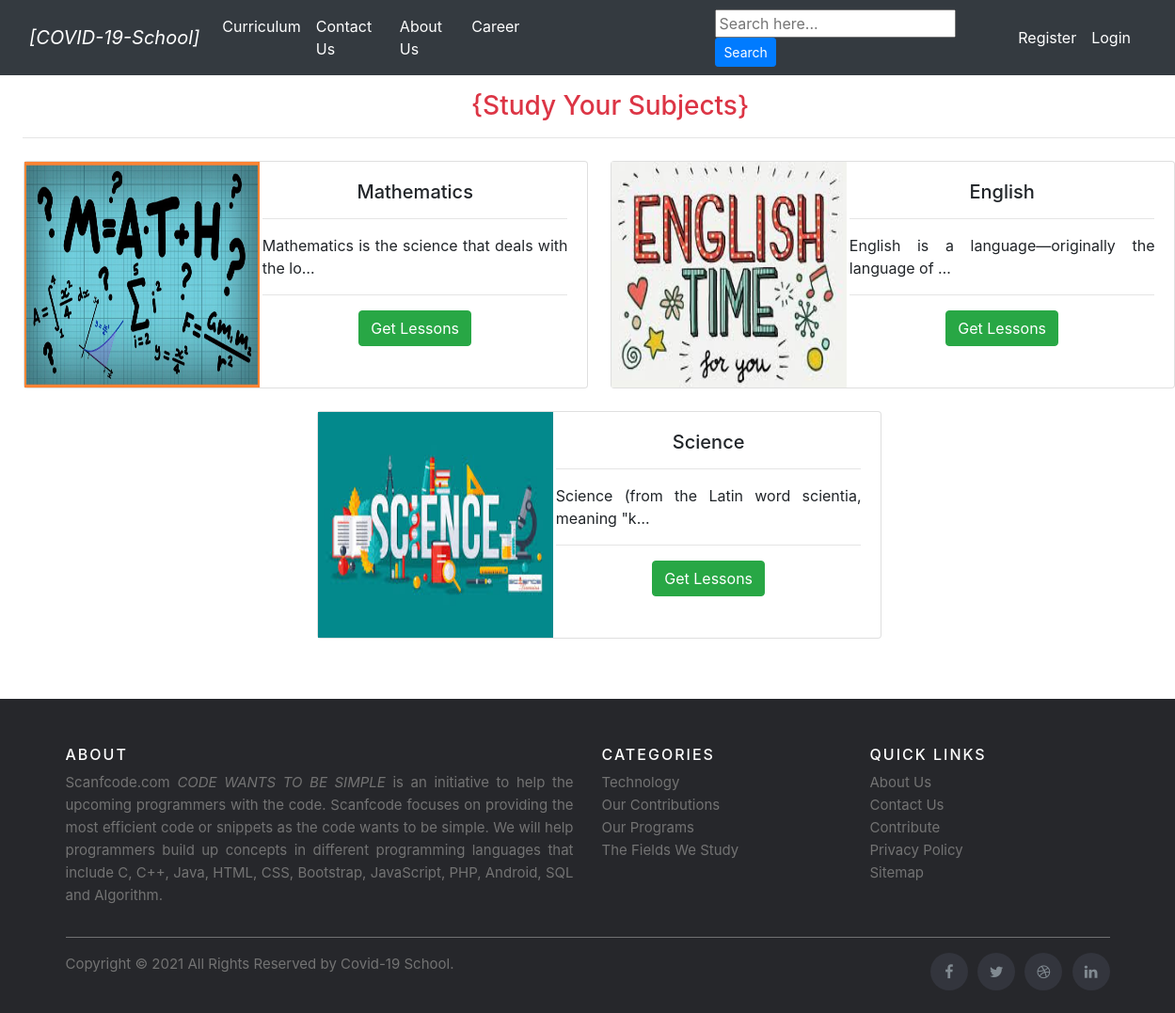
Page /curriculum/6th-class/ on the committed database.
### curriculum/models.py (models this page shows, shortened)
class Subject(models.Model):
	subject_id = models.CharField(max_length=100, unique=True)
	name = models.CharField(max_length=100)
	slug = models.SlugField(null=True, blank=True)
	standard = models.ForeignKey(Standard, on_delete=models.CASCADE, related_name='subjects')
	image = models.ImageField(upload_to=save_subject_image, blank=True, verbose_name='Subject Image')
	description = models.TextField(max_length=500, blank=True)

### curriculum/views.py (the view)
# urls.py: path('<slug:slug>/', SubjectListView.as_view(), name='subject_list'),
class SubjectListView(DetailView):
	context_object_name = 'standards'
	model = Standard
	template_name = 'curriculum/subject_list_view.html'

### curriculum/templates/curriculum/subject_list_view.html (shortened to what this page needs)
{% extends 'base.html' %}
{% block content %}
<div class="row justify-content-center text-center align-content-center align-items-center my-3">
	<div class="col-sm-12 col-md-12  ml-5">
	<h3 class="text-danger">{Study Your Subjects}</h3><hr>
		<div class="row text-center justify-content-center align-content-center align-items-center my-4">
		{% for subject in standards.subjects.all %}
		<div class="card mb-4 mr-4" style="max-width: 600px;">
			<div class="row g-0">
				<div class="col-md-4">
					<img src="{{subject.image.url}}" style="height: 240px; ; max-width: 250px;" alt="Not Found">
				</div>
				<div class="col-md-8 ">
					<div class="card-body ml-4">
						<h5 class="card-title">{{subject.name}}</h5><hr>
						<p class="card-text text-justify">{{subject.description|truncatechars:50}}</p><hr>
						<a href="{% url 'curriculum:lesson_list' standard=standards.slug slug=subject.slug %}" class="btn btn-success">Get Lessons</a>
					</div>
				</div>
		  	</div>
		</div>
		{% endfor %}
		</div>
	</div>
</div>
{% endblock %}

### rows in the picture
Subject: image (picture), name "Mathematics", description "Mathematics is the science that deals with the lo…"
Subject: image (picture), name "English", description "English is a language—originally the language of …"
Subject: image (picture), name "Science", description "Science (from the Latin word scientia, meaning \"k…"
